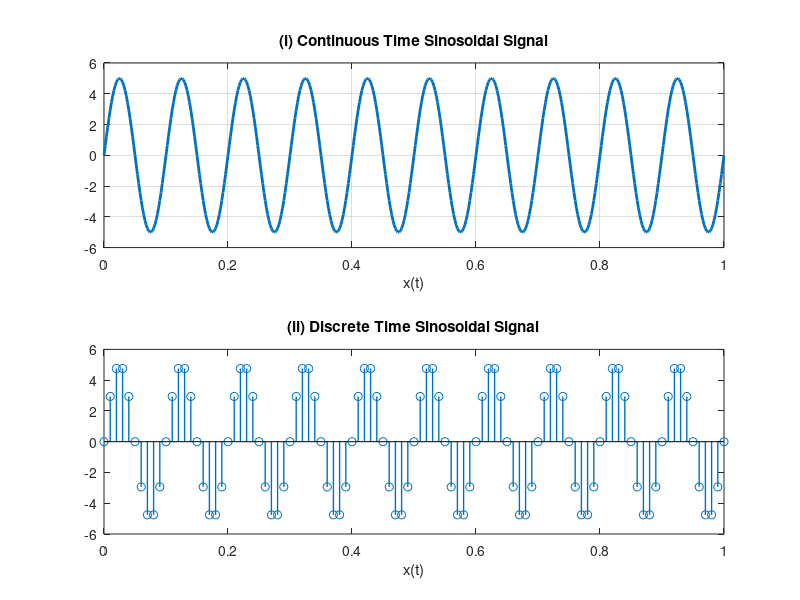

MATLAB code for this plot:
A=5;
f=10;
sample=500;
t=0:1/sample:1;
phase=0;
x=A*sin(2*pi*f*t+phase);

grid on;
subplot(211);
plot(t,x,'linewidth',2);
xlabel('Time');
xlabel('x(t)');
title('(i) Continuous Time Sinosoidal Signal')


sample=100;
t=0:1/sample:1;
x=A*sin(2*pi*f*t+phase);
grid on;
subplot(212);
stem(t,x,'linewidth',1);
xlabel('Time');
xlabel('x(t)');
title('(ii) Discrete Time Sinosoidal Signal')